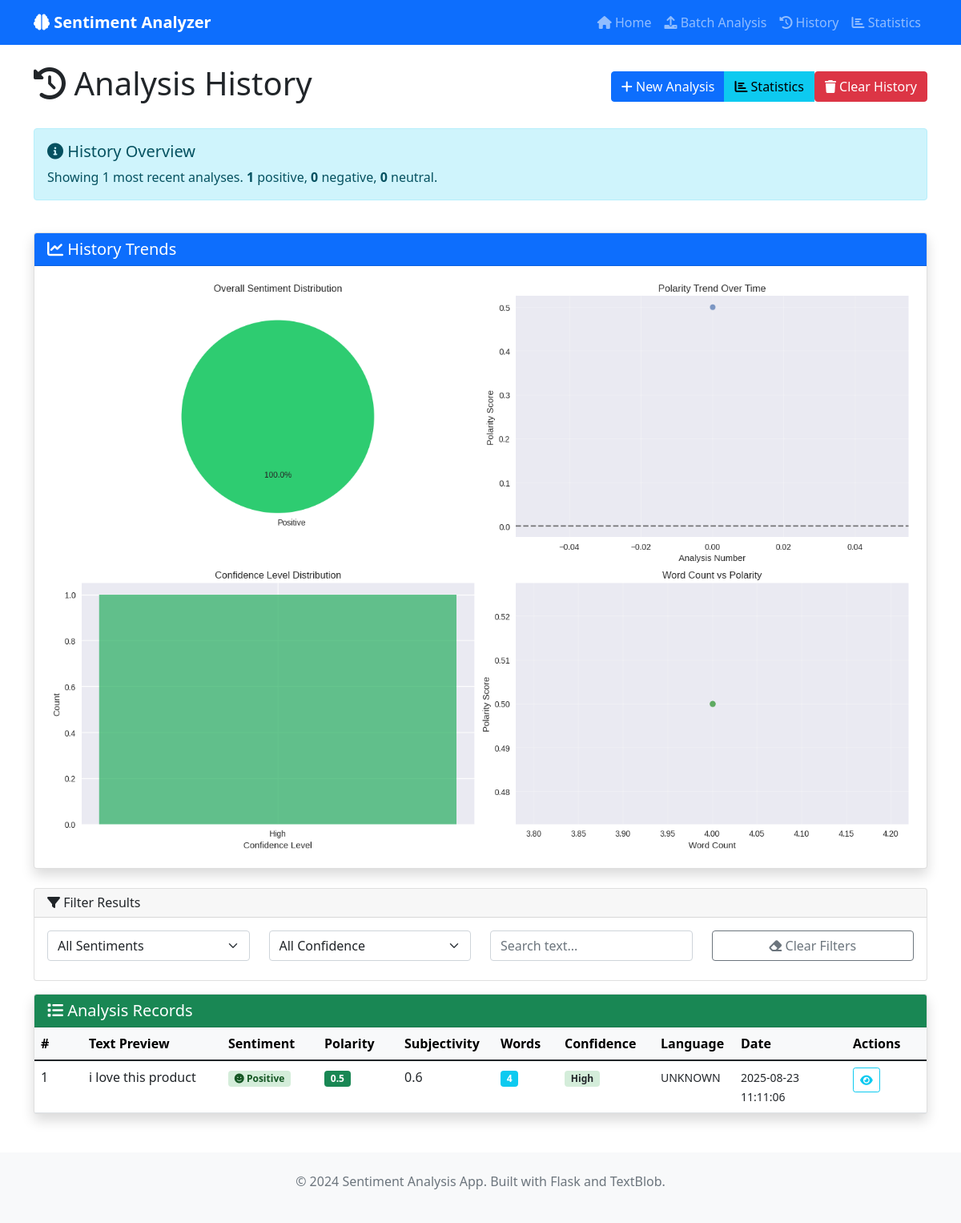
The app's page /history with its own data.
### tables this page shows
CREATE TABLE sentiment_analysis (
                id INTEGER PRIMARY KEY AUTOINCREMENT,
                text TEXT NOT NULL,
                polarity REAL NOT NULL,
                subjectivity REAL NOT NULL,
                sentiment TEXT NOT NULL,
                confidence TEXT NOT NULL,
                word_count INTEGER NOT NULL,
                sentence_count INTEGER DEFAULT 1,
                detected_language TEXT DEFAULT 'unknown',
                timestamp DATETIME DEFAULT CURRENT_TIMESTAMP
            );

### Sentiment_Analyzer.py (the view)
@app.route('/history')
def history():
    try:
        history_data = get_analysis_history(100)
        chart_url = create_history_chart()
        return render_template('history.html',
                             history=history_data,
                             chart_url=chart_url)
    except Exception as e:
        flash(f'Error loading history: {str(e)}', 'error')
        return redirect(url_for('index'))

### Sentiment_Analyzer.py (called while the page is built)
@contextmanager
def get_db_connection():
    conn = sqlite3.connect(DATABASE_PATH)
    conn.row_factory = sqlite3.Row
    try:
        yield conn
    finally:
        conn.close()

def get_analysis_history(limit=50):
    try:
        with get_db_connection() as conn:
            cursor = conn.execute('''
                SELECT * FROM sentiment_analysis
                ORDER BY timestamp DESC
                LIMIT ?
            ''', (limit,))
            return [dict(row) for row in cursor.fetchall()]
    except Exception as e:
        print(f"Error getting history: {e}")
        return []

### templates/history.html (shortened to what this page needs)
{% extends "base.html" %}
{% block content %}
<div class="row">
    <div class="col-12">
        <div class="d-flex justify-content-between align-items-center mb-4">
            <h1><i class="fas fa-history"></i> Analysis History</h1>
            <div class="btn-group" role="group">
                <a href="{{ url_for('index') }}" class="btn btn-primary">
                    <i class="fas fa-plus"></i> New Analysis
                </a>
                <a href="{{ url_for('stats') }}" class="btn btn-info">
                    <i class="fas fa-chart-bar"></i> Statistics
                </a>
                {% if history %}
                <form method="POST" action="{{ url_for('clear_history') }}" style="display: inline;">
                    <button type="submit" class="btn btn-danger"
                            onclick="return confirm('Are you sure you want to clear all history? This cannot be undone.')">
                        <i class="fas fa-trash"></i> Clear History
                    </button>
                </form>
                {% endif %}
            </div>
        </div>
    </div>
</div>
{% if history %}
<div class="row mb-4">
    <div class="col-12">
        <div class="alert alert-info">
            <h5><i class="fas fa-info-circle"></i> History Overview</h5>
            <p class="mb-0">
                Showing {{ history|length }} most recent analyses.
                {% set positive_count = history | selectattr('sentiment', 'equalto', 'Positive') | list | length %}
                {% set negative_count = history | selectattr('sentiment', 'equalto', 'Negative') | list | length %}
                {% set neutral_count = history | selectattr('sentiment', 'equalto', 'Neutral') | list | length %}
                <strong>{{ positive_count }}</strong> positive,
                <strong>{{ negative_count }}</strong> negative,
                <strong>{{ neutral_count }}</strong> neutral.
            </p>
        </div>
    </div>
</div>
{% if chart_url %}
<div class="row mb-4">
    <div class="col-12">
        <div class="card shadow">
            <div class="card-header bg-primary text-white">
                <h5 class="mb-0"><i class="fas fa-chart-line"></i> History Trends</h5>
            </div>
            <div class="card-body text-center">
                <div class="chart-container">
                    <img class="img-fluid" alt="History Analysis Chart">
                </div>
            </div>
        </div>
    </div>
</div>
{% endif %}
<div class="row mb-3">
    <div class="col-12">
        <div class="card">
            <div class="card-header">
                <h6 class="mb-0"><i class="fas fa-filter"></i> Filter Results</h6>
            </div>
            <div class="card-body">
                <div class="row">
                    <div class="col-md-3 mb-2">
                        <select id="sentimentFilter" class="form-select">
                            <option value="">All Sentiments</option>
                        </select>
                    </div>
                    <div class="col-md-3 mb-2">
                        <select id="confidenceFilter" class="form-select">
                            <option value="">All Confidence</option>
                        </select>
                    </div>
                    <div class="col-md-3 mb-2">
                        <input type="text" id="searchText" class="form-control" placeholder="Search text...">
                    </div>
                    <div class="col-md-3 mb-2">
                        <button id="clearFilters" class="btn btn-outline-secondary w-100">
                            <i class="fas fa-eraser"></i> Clear Filters
                        </button>
                    </div>
                </div>
            </div>
        </div>
    </div>
</div>
<div class="row">
    <div class="col-12">
        <div class="card shadow">
            <div class="card-header bg-success text-white">
                <h5 class="mb-0"><i class="fas fa-list"></i> Analysis Records</h5>
            </div>
            <div class="card-body p-0">
                <div class="table-responsive">
                    <table class="table table-hover mb-0" id="historyTable">
                        <thead class="table-light">
                            <tr>
                                <th style="width: 60px;">#</th>
                                <th>Text Preview</th>
                                <th style="width: 120px;">Sentiment</th>
                                <th style="width: 100px;">Polarity</th>
                                <th style="width: 120px;">Subjectivity</th>
                                <th style="width: 80px;">Words</th>
                                <th style="width: 120px;">Confidence</th>
                                <th style="width: 100px;">Language</th>
                                <th style="width: 140px;">Date</th>
                                <th style="width: 100px;">Actions</th>
                            </tr>
                        </thead>
                        <tbody>
                            {% for item in history %}
                            <tr data-sentiment="{{ item.sentiment }}" data-confidence="{{ item.confidence }}">
                                <td>{{ loop.index }}</td>
                                <td>
                                    <div class="text-truncate" style="max-width: 300px;" title="{{ item.text }}">
                                        {{ item.text[:100] }}{% if item.text|length > 100 %}...{% endif %}
                                    </div>
                                </td>
                                <td>
                                    <span class="badge sentiment-{{ item.sentiment.lower() }}">
                                        <i class="fas fa-{{ 'smile' if item.sentiment == 'Positive' else 'frown' if item.sentiment == 'Negative' else 'meh' }}"></i>
                                        {{ item.sentiment }}
                                    </span>
                                </td>
                                <td>
                                    <span class="badge bg-{{ 'success' if item.polarity > 0 else 'danger' if item.polarity < 0 else 'secondary' }}">
                                        {{ item.polarity }}
                                    </span>
                                </td>
                                <td>{{ item.subjectivity }}</td>
                                <td>
                                    <span class="badge bg-info">{{ item.word_count }}</span>
                                </td>
                                <td>
                                    <span class="badge confidence-{{ item.confidence.lower() }} text-dark">
                                        {{ item.confidence }}
                                    </span>
                                </td>
                                <td>
                                    <small>{{ item.detected_language.upper() if item.detected_language else 'N/A' }}</small>
                                </td>
                                <td>
                                    <small>{{ item.timestamp[:19] if item.timestamp else 'N/A' }}</small>
                                </td>
                                <td>
                                    <div class="btn-group" role="group">
                                        <button class="btn btn-sm btn-outline-info view-details"
                                                data-text="{{ item.text|e }}"
                                                data-sentiment="{{ item.sentiment }}"
                                                data-polarity="{{ item.polarity }}"
                                                data-subjectivity="{{ item.subjectivity }}"
                                                data-confidence="{{ item.confidence }}"
                                                data-words="{{ item.word_count }}"
                                                data-sentences="{{ item.sentence_count }}"
                                                data-language="{{ item.detected_language }}"
                                                data-timestamp="{{ item.timestamp }}"
                                                title="View Details">
                                            <i class="fas fa-eye"></i>
                                        </button>
                                    </div>
                                </td>
                            </tr>
                            {% endfor %}
                        </tbody>
                    </table>
                </div>
            </div>
        </div>
    </div>
</div>
{% endif %}
{% endblock %}

### templates/base.html (shortened to what this page needs)
<!DOCTYPE html>
<html lang="en">
<head>
    <link href="https://cdn.jsdelivr.net/npm/bootstrap@5.1.3/dist/css/bootstrap.min.css" rel="stylesheet">
    <link href="https://cdnjs.cloudflare.com/ajax/libs/font-awesome/6.0.0/css/all.min.css" rel="stylesheet">
</head>
<body>
    <nav class="navbar navbar-expand-lg navbar-dark bg-primary">
        <div class="container">
            <a class="navbar-brand" href="{{ url_for('index') }}">
                <i class="fas fa-brain"></i> Sentiment Analyzer
            </a>
            <div class="collapse navbar-collapse" id="navbarNav">
                <ul class="navbar-nav ms-auto">
                    <li class="nav-item">
                        <a class="nav-link" href="{{ url_for('index') }}"><i class="fas fa-home"></i> Home</a>
                    </li>
                    <li class="nav-item">
                        <a class="nav-link" href="{{ url_for('batch_analysis') }}"><i class="fas fa-upload"></i> Batch Analysis</a>
                    </li>
                    <li class="nav-item">
                        <a class="nav-link" href="{{ url_for('history') }}"><i class="fas fa-history"></i> History</a>
                    </li>
                    <li class="nav-item">
                        <a class="nav-link" href="{{ url_for('stats') }}"><i class="fas fa-chart-bar"></i> Statistics</a>
                    </li>
                </ul>
            </div>
        </div>
    </nav>
    <main class="container mt-4">
        {% block content %}{% endblock %}
    </main>
    <footer class="bg-light mt-5 py-4">
        <div class="container text-center">
            <p class="text-muted">&copy; 2024 Sentiment Analysis App. Built with Flask and TextBlob.</p>
        </div>
    </footer>
</body>
</html>

### templates/base.html (style rules this page uses)
.sentiment-positive { background-color: #d4edda; color: #155724; }
.confidence-high { background-color: #d4edda; }
.navbar-brand { font-weight: bold; }
.chart-container { max-width: 100%; overflow-x: auto; }

### records on screen
sentiment_analysis: text "i love this product", sentiment "Positive", polarity "0.5", subjectivity "0.6", word_count "4", confidence "High", detected_language "UNKNOWN", timestamp "2025-08-23 11:11:06"

### other values on screen
{{ history|length }} "1"
{{ positive_count }} "1"
{{ negative_count }} "0"
{{ neutral_count }} "0"
